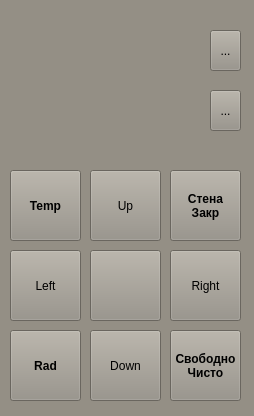
<?xml version="1.0" encoding="UTF-8"?>
<ui version="4.0">
 <class>UmkiPult</class>
 <widget class="QWidget" name="UmkiPult">
  <property name="geometry">
   <rect>
    <x>0</x>
    <y>0</y>
    <width>254</width>
    <height>416</height>
   </rect>
  </property>
  <property name="minimumSize">
   <size>
    <width>254</width>
    <height>416</height>
   </size>
  </property>
  <property name="maximumSize">
   <size>
    <width>254</width>
    <height>416</height>
   </size>
  </property>
  <property name="palette">
   <palette>
    <active>
     <colorrole role="WindowText">
      <brush brushstyle="SolidPattern">
       <color alpha="255">
        <red>0</red>
        <green>0</green>
        <blue>0</blue>
       </color>
      </brush>
     </colorrole>
     <colorrole role="Button">
      <brush brushstyle="SolidPattern">
       <color alpha="255">
        <red>148</red>
        <green>143</green>
        <blue>133</blue>
       </color>
      </brush>
     </colorrole>
     <colorrole role="Light">
      <brush brushstyle="SolidPattern">
       <color alpha="255">
        <red>222</red>
        <green>215</green>
        <blue>200</blue>
       </color>
      </brush>
     </colorrole>
     <colorrole role="Midlight">
      <brush brushstyle="SolidPattern">
       <color alpha="255">
        <red>185</red>
        <green>179</green>
        <blue>166</blue>
       </color>
      </brush>
     </colorrole>
     <colorrole role="Dark">
      <brush brushstyle="SolidPattern">
       <color alpha="255">
        <red>74</red>
        <green>71</green>
        <blue>66</blue>
       </color>
      </brush>
     </colorrole>
     <colorrole role="Mid">
      <brush brushstyle="SolidPattern">
       <color alpha="255">
        <red>99</red>
        <green>95</green>
        <blue>89</blue>
       </color>
      </brush>
     </colorrole>
     <colorrole role="Text">
      <brush brushstyle="SolidPattern">
       <color alpha="255">
        <red>0</red>
        <green>0</green>
        <blue>0</blue>
       </color>
      </brush>
     </colorrole>
     <colorrole role="BrightText">
      <brush brushstyle="SolidPattern">
       <color alpha="255">
        <red>255</red>
        <green>255</green>
        <blue>255</blue>
       </color>
      </brush>
     </colorrole>
     <colorrole role="ButtonText">
      <brush brushstyle="SolidPattern">
       <color alpha="255">
        <red>0</red>
        <green>0</green>
        <blue>0</blue>
       </color>
      </brush>
     </colorrole>
     <colorrole role="Base">
      <brush brushstyle="SolidPattern">
       <color alpha="255">
        <red>255</red>
        <green>255</green>
        <blue>255</blue>
       </color>
      </brush>
     </colorrole>
     <colorrole role="Window">
      <brush brushstyle="SolidPattern">
       <color alpha="255">
        <red>148</red>
        <green>143</green>
        <blue>133</blue>
       </color>
      </brush>
     </colorrole>
     <colorrole role="Shadow">
      <brush brushstyle="SolidPattern">
       <color alpha="255">
        <red>0</red>
        <green>0</green>
        <blue>0</blue>
       </color>
      </brush>
     </colorrole>
     <colorrole role="AlternateBase">
      <brush brushstyle="SolidPattern">
       <color alpha="255">
        <red>201</red>
        <green>199</green>
        <blue>194</blue>
       </color>
      </brush>
     </colorrole>
     <colorrole role="ToolTipBase">
      <brush brushstyle="SolidPattern">
       <color alpha="255">
        <red>255</red>
        <green>255</green>
        <blue>220</blue>
       </color>
      </brush>
     </colorrole>
     <colorrole role="ToolTipText">
      <brush brushstyle="SolidPattern">
       <color alpha="255">
        <red>0</red>
        <green>0</green>
        <blue>0</blue>
       </color>
      </brush>
     </colorrole>
    </active>
    <inactive>
     <colorrole role="WindowText">
      <brush brushstyle="SolidPattern">
       <color alpha="255">
        <red>0</red>
        <green>0</green>
        <blue>0</blue>
       </color>
      </brush>
     </colorrole>
     <colorrole role="Button">
      <brush brushstyle="SolidPattern">
       <color alpha="255">
        <red>148</red>
        <green>143</green>
        <blue>133</blue>
       </color>
      </brush>
     </colorrole>
     <colorrole role="Light">
      <brush brushstyle="SolidPattern">
       <color alpha="255">
        <red>222</red>
        <green>215</green>
        <blue>200</blue>
       </color>
      </brush>
     </colorrole>
     <colorrole role="Midlight">
      <brush brushstyle="SolidPattern">
       <color alpha="255">
        <red>185</red>
        <green>179</green>
        <blue>166</blue>
       </color>
      </brush>
     </colorrole>
     <colorrole role="Dark">
      <brush brushstyle="SolidPattern">
       <color alpha="255">
        <red>74</red>
        <green>71</green>
        <blue>66</blue>
       </color>
      </brush>
     </colorrole>
     <colorrole role="Mid">
      <brush brushstyle="SolidPattern">
       <color alpha="255">
        <red>99</red>
        <green>95</green>
        <blue>89</blue>
       </color>
      </brush>
     </colorrole>
     <colorrole role="Text">
      <brush brushstyle="SolidPattern">
       <color alpha="255">
        <red>0</red>
        <green>0</green>
        <blue>0</blue>
       </color>
      </brush>
     </colorrole>
     <colorrole role="BrightText">
      <brush brushstyle="SolidPattern">
       <color alpha="255">
        <red>255</red>
        <green>255</green>
        <blue>255</blue>
       </color>
      </brush>
     </colorrole>
     <colorrole role="ButtonText">
      <brush brushstyle="SolidPattern">
       <color alpha="255">
        <red>0</red>
        <green>0</green>
        <blue>0</blue>
       </color>
      </brush>
     </colorrole>
     <colorrole role="Base">
      <brush brushstyle="SolidPattern">
       <color alpha="255">
        <red>255</red>
        <green>255</green>
        <blue>255</blue>
       </color>
      </brush>
     </colorrole>
     <colorrole role="Window">
      <brush brushstyle="SolidPattern">
       <color alpha="255">
        <red>148</red>
        <green>143</green>
        <blue>133</blue>
       </color>
      </brush>
     </colorrole>
     <colorrole role="Shadow">
      <brush brushstyle="SolidPattern">
       <color alpha="255">
        <red>0</red>
        <green>0</green>
        <blue>0</blue>
       </color>
      </brush>
     </colorrole>
     <colorrole role="AlternateBase">
      <brush brushstyle="SolidPattern">
       <color alpha="255">
        <red>201</red>
        <green>199</green>
        <blue>194</blue>
       </color>
      </brush>
     </colorrole>
     <colorrole role="ToolTipBase">
      <brush brushstyle="SolidPattern">
       <color alpha="255">
        <red>255</red>
        <green>255</green>
        <blue>220</blue>
       </color>
      </brush>
     </colorrole>
     <colorrole role="ToolTipText">
      <brush brushstyle="SolidPattern">
       <color alpha="255">
        <red>0</red>
        <green>0</green>
        <blue>0</blue>
       </color>
      </brush>
     </colorrole>
    </inactive>
    <disabled>
     <colorrole role="WindowText">
      <brush brushstyle="SolidPattern">
       <color alpha="255">
        <red>74</red>
        <green>71</green>
        <blue>66</blue>
       </color>
      </brush>
     </colorrole>
     <colorrole role="Button">
      <brush brushstyle="SolidPattern">
       <color alpha="255">
        <red>148</red>
        <green>143</green>
        <blue>133</blue>
       </color>
      </brush>
     </colorrole>
     <colorrole role="Light">
      <brush brushstyle="SolidPattern">
       <color alpha="255">
        <red>222</red>
        <green>215</green>
        <blue>200</blue>
       </color>
      </brush>
     </colorrole>
     <colorrole role="Midlight">
      <brush brushstyle="SolidPattern">
       <color alpha="255">
        <red>185</red>
        <green>179</green>
        <blue>166</blue>
       </color>
      </brush>
     </colorrole>
     <colorrole role="Dark">
      <brush brushstyle="SolidPattern">
       <color alpha="255">
        <red>74</red>
        <green>71</green>
        <blue>66</blue>
       </color>
      </brush>
     </colorrole>
     <colorrole role="Mid">
      <brush brushstyle="SolidPattern">
       <color alpha="255">
        <red>99</red>
        <green>95</green>
        <blue>89</blue>
       </color>
      </brush>
     </colorrole>
     <colorrole role="Text">
      <brush brushstyle="SolidPattern">
       <color alpha="255">
        <red>74</red>
        <green>71</green>
        <blue>66</blue>
       </color>
      </brush>
     </colorrole>
     <colorrole role="BrightText">
      <brush brushstyle="SolidPattern">
       <color alpha="255">
        <red>255</red>
        <green>255</green>
        <blue>255</blue>
       </color>
      </brush>
     </colorrole>
     <colorrole role="ButtonText">
      <brush brushstyle="SolidPattern">
       <color alpha="255">
        <red>74</red>
        <green>71</green>
        <blue>66</blue>
       </color>
      </brush>
     </colorrole>
     <colorrole role="Base">
      <brush brushstyle="SolidPattern">
       <color alpha="255">
        <red>148</red>
        <green>143</green>
        <blue>133</blue>
       </color>
      </brush>
     </colorrole>
     <colorrole role="Window">
      <brush brushstyle="SolidPattern">
       <color alpha="255">
        <red>148</red>
        <green>143</green>
        <blue>133</blue>
       </color>
      </brush>
     </colorrole>
     <colorrole role="Shadow">
      <brush brushstyle="SolidPattern">
       <color alpha="255">
        <red>0</red>
        <green>0</green>
        <blue>0</blue>
       </color>
      </brush>
     </colorrole>
     <colorrole role="AlternateBase">
      <brush brushstyle="SolidPattern">
       <color alpha="255">
        <red>148</red>
        <green>143</green>
        <blue>133</blue>
       </color>
      </brush>
     </colorrole>
     <colorrole role="ToolTipBase">
      <brush brushstyle="SolidPattern">
       <color alpha="255">
        <red>255</red>
        <green>255</green>
        <blue>220</blue>
       </color>
      </brush>
     </colorrole>
     <colorrole role="ToolTipText">
      <brush brushstyle="SolidPattern">
       <color alpha="255">
        <red>0</red>
        <green>0</green>
        <blue>0</blue>
       </color>
      </brush>
     </colorrole>
    </disabled>
   </palette>
  </property>
  <property name="font">
   <font>
    <weight>50</weight>
    <bold>false</bold>
   </font>
  </property>
  <property name="windowTitle">
   <string>Пульт</string>
  </property>
  <widget class="QPushButton" name="TempB">
   <property name="geometry">
    <rect>
     <x>10</x>
     <y>170</y>
     <width>71</width>
     <height>71</height>
    </rect>
   </property>
   <property name="font">
    <font>
     <weight>75</weight>
     <bold>true</bold>
    </font>
   </property>
   <property name="text">
    <string>Temp</string>
   </property>
  </widget>
  <widget class="QPushButton" name="StenaB">
   <property name="geometry">
    <rect>
     <x>170</x>
     <y>170</y>
     <width>71</width>
     <height>71</height>
    </rect>
   </property>
   <property name="font">
    <font>
     <weight>75</weight>
     <bold>true</bold>
    </font>
   </property>
   <property name="text">
    <string>Стена
Закр</string>
   </property>
   <property name="checkable">
    <bool>true</bool>
   </property>
   <property name="checked">
    <bool>false</bool>
   </property>
  </widget>
  <widget class="QPushButton" name="UpB">
   <property name="geometry">
    <rect>
     <x>90</x>
     <y>170</y>
     <width>71</width>
     <height>71</height>
    </rect>
   </property>
   <property name="text">
    <string>Up</string>
   </property>
  </widget>
  <widget class="QPushButton" name="RightB">
   <property name="geometry">
    <rect>
     <x>170</x>
     <y>250</y>
     <width>71</width>
     <height>71</height>
    </rect>
   </property>
   <property name="text">
    <string>Right</string>
   </property>
  </widget>
  <widget class="QPushButton" name="LeftB">
   <property name="geometry">
    <rect>
     <x>10</x>
     <y>250</y>
     <width>71</width>
     <height>71</height>
    </rect>
   </property>
   <property name="text">
    <string>Left</string>
   </property>
  </widget>
  <widget class="QPushButton" name="DownB">
   <property name="geometry">
    <rect>
     <x>90</x>
     <y>330</y>
     <width>71</width>
     <height>71</height>
    </rect>
   </property>
   <property name="text">
    <string>Down</string>
   </property>
  </widget>
  <widget class="QPushButton" name="RadB">
   <property name="geometry">
    <rect>
     <x>10</x>
     <y>330</y>
     <width>71</width>
     <height>71</height>
    </rect>
   </property>
   <property name="font">
    <font>
     <weight>75</weight>
     <bold>true</bold>
    </font>
   </property>
   <property name="text">
    <string>Rad</string>
   </property>
  </widget>
  <widget class="QPushButton" name="SvobodnoB">
   <property name="geometry">
    <rect>
     <x>170</x>
     <y>330</y>
     <width>71</width>
     <height>71</height>
    </rect>
   </property>
   <property name="font">
    <font>
     <weight>75</weight>
     <bold>true</bold>
    </font>
   </property>
   <property name="text">
    <string>Свободно
Чисто</string>
   </property>
   <property name="checkable">
    <bool>true</bool>
   </property>
  </widget>
  <widget class="QToolButton" name="ClearLog">
   <property name="geometry">
    <rect>
     <x>210</x>
     <y>30</y>
     <width>31</width>
     <height>41</height>
    </rect>
   </property>
   <property name="text">
    <string>...</string>
   </property>
   <property name="icon">
    <iconset>
     <normalon>:/icons/stop.png</normalon>
    </iconset>
   </property>
  </widget>
  <widget class="QToolButton" name="CenterB">
   <property name="geometry">
    <rect>
     <x>90</x>
     <y>250</y>
     <width>71</width>
     <height>71</height>
    </rect>
   </property>
   <property name="text">
    <string/>
   </property>
   <property name="icon">
    <iconset>
     <normalon>:/icons/robo_field.png</normalon>
    </iconset>
   </property>
   <property name="iconSize">
    <size>
     <width>61</width>
     <height>61</height>
    </size>
   </property>
  </widget>
  <widget class="QToolButton" name="ToKumir">
   <property name="geometry">
    <rect>
     <x>210</x>
     <y>90</y>
     <width>31</width>
     <height>41</height>
    </rect>
   </property>
   <property name="toolTip">
    <string>Скопировать</string>
   </property>
   <property name="text">
    <string>...</string>
   </property>
   <property name="icon">
    <iconset>
     <normalon>:/icons/stop.png</normalon>
    </iconset>
   </property>
  </widget>
 </widget>
 <resources>
  <include location="MainWindow.qrc"/>
 </resources>
 <connections/>
</ui>
